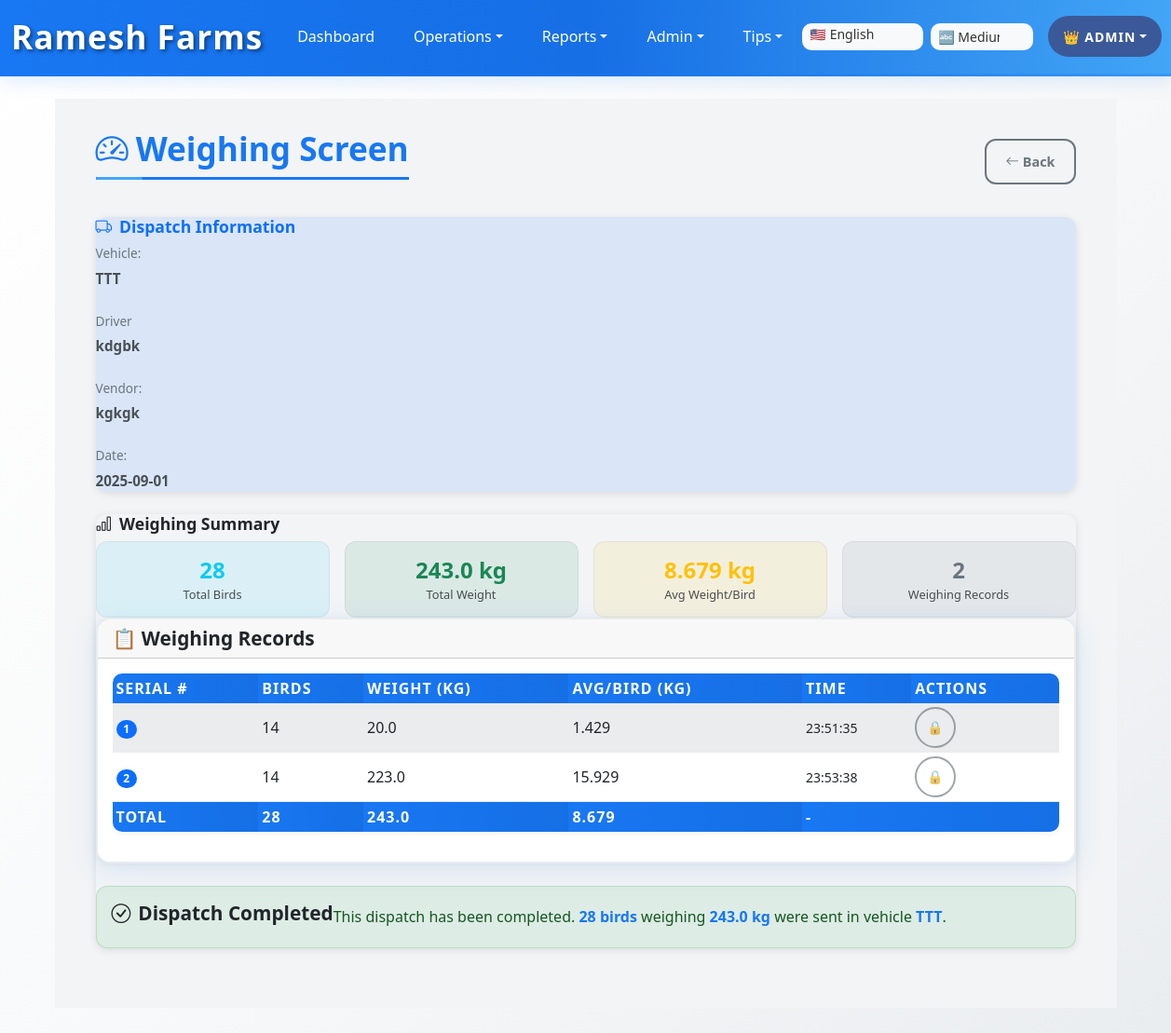
The page /weighing_screen/1 (signed in) on the database its author committed.
### app.py (models this page shows)
class BirdDispatch(db.Model):
    id = db.Column(db.Integer, primary_key=True)
    cycle_id = db.Column(db.Integer, nullable=False)
    vehicle_no = db.Column(db.String(50), nullable=False)
    driver_name = db.Column(db.String(120), nullable=False)
    dispatch_date = db.Column(db.String(20), nullable=False)
    dispatch_time = db.Column(db.String(20), nullable=False)
    vendor_name = db.Column(db.String(120))
    total_birds = db.Column(db.Integer, default=0)
    total_weight = db.Column(db.Float, default=0.0)  # kg
    avg_weight_per_bird = db.Column(db.Float, default=0.0)  # kg
    notes = db.Column(db.String(500))
    status = db.Column(db.String(20), default='active')  # 'active', 'completed'
    dispatch_ext1 = db.Column(db.String(500), nullable=True)  # For bird dispatch screen extensions
    dispatch_ext2 = db.Column(db.String(500), nullable=True)
    dispatch_ext3 = db.Column(db.Float, nullable=True)
    dispatch_ext4 = db.Column(db.Float, nullable=True)

class WeighingRecord(db.Model):
    id = db.Column(db.Integer, primary_key=True)
    dispatch_id = db.Column(db.Integer, nullable=False)
    serial_no = db.Column(db.Integer, nullable=False)
    no_of_birds = db.Column(db.Integer, nullable=False)
    weight = db.Column(db.Float, nullable=False)  # kg
    avg_weight_per_bird = db.Column(db.Float, default=0.0)  # kg
    timestamp = db.Column(db.String(20), nullable=False)
    weighing_ext1 = db.Column(db.String(500), nullable=True)  # For weighing screen extensions
    weighing_ext2 = db.Column(db.String(500), nullable=True)
    weighing_ext3 = db.Column(db.Float, nullable=True)
    weighing_ext4 = db.Column(db.Float, nullable=True)

### app.py (the view)
@app.route('/weighing_screen/<int:dispatch_id>')
@login_required
def weighing_screen(dispatch_id):
    dispatch = BirdDispatch.query.get_or_404(dispatch_id)
    cycle = get_active_cycle()
    if not cycle or dispatch.cycle_id != cycle.id:
        flash('Invalid dispatch record!', 'error')
        return redirect(url_for('bird_dispatch'))
    weighing_records = WeighingRecord.query.filter_by(dispatch_id=dispatch_id).order_by(WeighingRecord.serial_no).all()
    total_birds = sum(record.no_of_birds for record in weighing_records)
    total_weight = sum(record.weight for record in weighing_records)
    avg_weight_per_bird = round(total_weight / total_birds, 3) if total_birds > 0 else 0
    return render_template('weighing_screen.html',
                         dispatch=dispatch,
                         weighing_records=weighing_records,
                         total_birds=total_birds,
                         total_weight=total_weight,
                         avg_weight_per_bird=avg_weight_per_bird)

### app.py (called while the page is built)
def login_required(f):
    @wraps(f)
    def decorated_function(*args, **kwargs):
        if 'user_id' not in session:
            return redirect(url_for('login'))
        return f(*args, **kwargs)
    return decorated_function

def get_active_cycle():
    return Cycle.query.filter_by(status='active').order_by(Cycle.id.desc()).first()

### templates/weighing_screen.html (shortened to what this page needs)
{% extends "base.html" %}
{% block content %}
<div class="mobile-container">
  <div class="mobile-section">
    <div class="d-flex justify-content-between align-items-center mb-4">
      <h2 class="mobile-header" data-i18n="weighing_screen_title">
        <i class="bi bi-speedometer2 me-2"></i>Weighing Screen
      </h2>
      <a href="{{ url_for('bird_dispatch') }}" class="mobile-btn-outline-secondary btn-sm" data-i18n="back_to_dispatch">
        <i class="bi bi-arrow-left me-1"></i>Back
      </a>
    </div>
    <div class="mobile-card bg-primary bg-opacity-10 border-primary mb-4">
      <h6 class="mobile-card-title text-primary">
        <i class="bi bi-truck me-2"></i>Dispatch Information
      </h6>
      <div class="mobile-info-list">
        <div class="mobile-info-item">
          <span class="mobile-info-label" data-i18n="vehicle">Vehicle:</span>
          <span class="mobile-info-value">{{ dispatch.vehicle_no }}</span>
        </div>
        <div class="mobile-info-item">
          <span class="mobile-info-label" data-i18n="driver">Driver:</span>
          <span class="mobile-info-value">{{ dispatch.driver_name }}</span>
        </div>
        <div class="mobile-info-item">
          <span class="mobile-info-label" data-i18n="vendor">Vendor:</span>
          <span class="mobile-info-value">{{ dispatch.vendor_name or 'N/A' }}</span>
        </div>
        <div class="mobile-info-item">
          <span class="mobile-info-label" data-i18n="date">Date:</span>
          <span class="mobile-info-value">{{ dispatch.dispatch_date }}</span>
        </div>
      </div>
    </div>
    <div class="mobile-card mb-4">
      <h6 class="mobile-card-title">
        <i class="bi bi-bar-chart me-2"></i>Weighing Summary
      </h6>
      <div class="row g-3">
        <div class="col-6 col-md-3">
          <div class="mobile-metric-card text-center bg-info bg-opacity-10">
            <div class="mobile-metric-value text-info">{{ total_birds }}</div>
            <div class="mobile-metric-label" data-i18n="total_birds">Total Birds</div>
          </div>
        </div>
        <div class="col-6 col-md-3">
          <div class="mobile-metric-card text-center bg-success bg-opacity-10">
            <div class="mobile-metric-value text-success">{{ "%.1f"|format(total_weight) }} kg</div>
            <div class="mobile-metric-label" data-i18n="total_weight">Total Weight</div>
          </div>
        </div>
        <div class="col-6 col-md-3">
          <div class="mobile-metric-card text-center bg-warning bg-opacity-10">
            <div class="mobile-metric-value text-warning">{{ "%.3f"|format(avg_weight_per_bird) }} kg</div>
            <div class="mobile-metric-label" data-i18n="avg_weight_per_bird">Avg Weight/Bird</div>
          </div>
        </div>
        <div class="col-6 col-md-3">
          <div class="mobile-metric-card text-center bg-secondary bg-opacity-10">
            <div class="mobile-metric-value text-secondary">{{ weighing_records|length }}</div>
            <div class="mobile-metric-label" data-i18n="weighing_records">Weighing Records</div>
          </div>
        </div>
      </div>
      {% if weighing_records %}
      <div class="card mb-4">
        <div class="card-header">
          <h5 class="card-title mb-0" data-i18n="weighing_records_table">📋 Weighing Records</h5>
        </div>
        <div class="card-body">
          <div class="table-responsive d-none d-md-block">
            <table class="table table-sm table-striped">
              <thead class="table-dark">
                <tr>
                  <th>Serial #</th>
                  <th>Birds</th>
                  <th>Weight (kg)</th>
                  <th>Avg/Bird (kg)</th>
                  <th>Time</th>
                  {% if session.role == 'admin' %}
                  <th>Actions</th>
                  {% endif %}
                </tr>
              </thead>
              <tbody>
                {% for record in weighing_records %}
                <tr>
                  <td><span class="badge bg-primary">{{ record.serial_no }}</span></td>
                  <td>{{ record.no_of_birds }}</td>
                  <td>{{ "%.1f"|format(record.weight) }}</td>
                  <td>{{ "%.3f"|format(record.avg_weight_per_bird) }}</td>
                  <td><small>{{ record.timestamp.split('T')[1] if 'T' in record.timestamp else record.timestamp }}</small></td>
                  {% if session.role == 'admin' %}
                  <td>
                    {% if dispatch.status == 'active' %}
                    <form method="POST" action="{{ url_for('delete_weighing_record', record_id=record.id) }}"
                          style="display: inline-block;"
                          onsubmit="return confirm('Are you sure you want to delete this record?')">
                      <button type="submit" class="btn btn-sm btn-outline-danger" title="Delete Record">🗑️</button>
                    </form>
                    {% else %}
                    <button class="btn btn-sm btn-outline-secondary" disabled title="Cannot delete - Dispatch completed">🔒</button>
                    {% endif %}
                  </td>
                  {% endif %}
                </tr>
                {% endfor %}
              </tbody>
              <tfoot class="table-info">
                <tr>
                  <th>TOTAL</th>
                  <th style="color: white;">{{ total_birds }}</th>
                  <th style="color: white;">{{ "%.1f"|format(total_weight) }}</th>
                  <th style="color: white;">{{ "%.3f"|format(avg_weight_per_bird) }}</th>
                  <th colspan="{{ '2' if session.role == 'admin' else '1' }}">-</th>
                </tr>
              </tfoot>
            </table>
          </div>
        </div>
      </div>
    {% endif %}
    {% if dispatch.status == 'active' and weighing_records %}
    <div class="mobile-card border-success bg-success bg-opacity-10">
      <div class="text-center">
        <h5 class="text-success mb-3">
          <i class="bi bi-check-circle me-2"></i>Ready to Complete Dispatch
        </h5>
        <p class="text-muted mb-4">
          Once you complete the dispatch, the bird count will be deducted from the current cycle
          and this dispatch will be marked as completed.
        </p>
        <form method="POST" action="{{ url_for('complete_dispatch', dispatch_id=dispatch.id) }}"
              onsubmit="return confirm('Are you sure you want to complete this dispatch? This action cannot be undone.')">
          <button type="submit" class="mobile-btn-success mobile-btn-lg">
            <i class="bi bi-check-circle me-2"></i>Complete Dispatch ({{ total_birds }} birds, {{ "%.1f"|format(total_weight) }} kg)
          </button>
        </form>
      </div>
    </div>
    {% elif dispatch.status == 'completed' %}
    <div class="mobile-alert alert alert-success">
      <h5>
        <i class="bi bi-check-circle me-2"></i>Dispatch Completed
      </h5>
      <p class="mb-0">
        This dispatch has been completed. <strong>{{ dispatch.total_birds }} birds</strong>
        weighing <strong>{{ "%.1f"|format(dispatch.total_weight) }} kg</strong> were sent
        in vehicle <strong>{{ dispatch.vehicle_no }}</strong>.
      </p>
    </div>
    {% endif %}
    </div>
  </div>
</div>
{% endblock %}

### rows shown on the page
BirdDispatch: vehicle_no "TTT", driver_name "kdgbk", vendor_name "kgkgk", dispatch_date "2025-09-01", total_birds "28", total_weight "243.0"
WeighingRecord: serial_no "1", no_of_birds "14", weight "20.0", avg_weight_per_bird "1.429", timestamp "23:51:35"
WeighingRecord: serial_no "2", no_of_birds "14", weight "223.0", avg_weight_per_bird "15.929", timestamp "23:53:38"

### other values the page prints
{{ session.username }} "ADMIN"
{{ total_birds }} "28"
{{ "%.1f"|format(total_weight) }} "243.0"
{{ "%.3f"|format(avg_weight_per_bird) }} "8.679"
{{ weighing_records|length }} "2"
